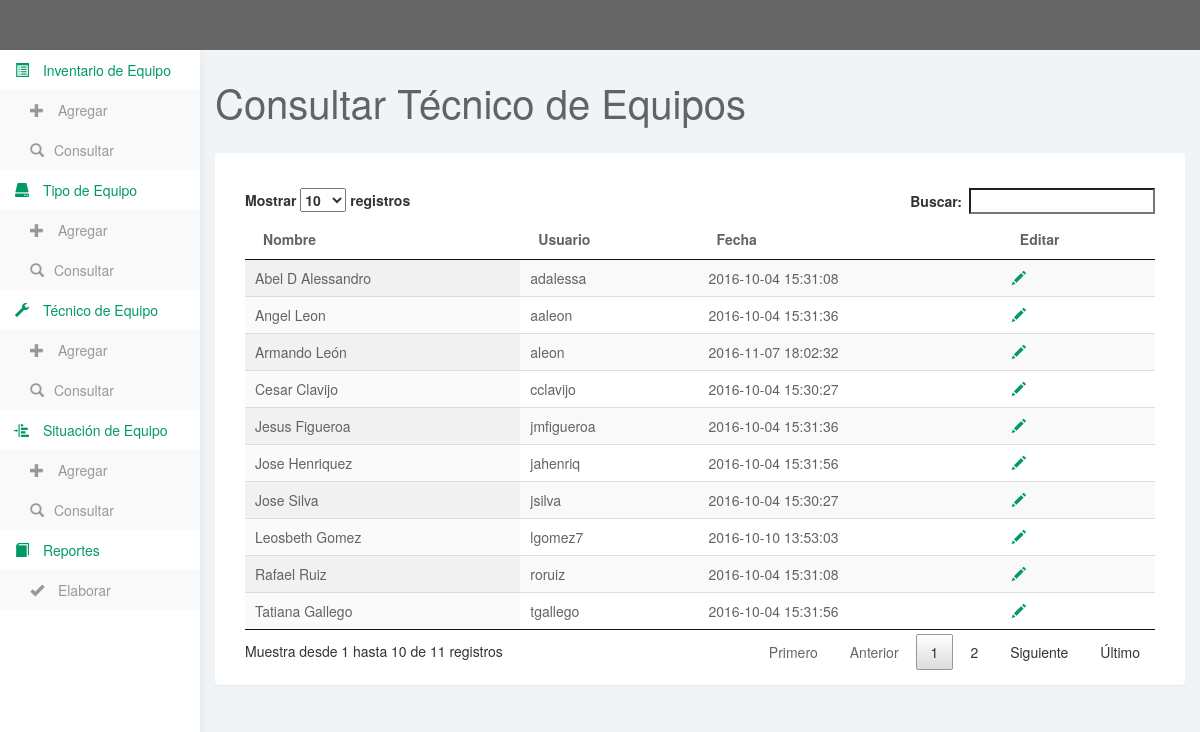
The app's page /consultar_tecnico.php with its own data.
### tables this page shows
CREATE TABLE `tecnico` (
  `ID_TECNICO` int(11) NOT NULL,
  `NOMBRE` varchar(250) NOT NULL,
  `USUARIO` varchar(250) NOT NULL,
  `TRANSCRIPTOR` varchar(250) NOT NULL,
  `FECHA_TRANS` timestamp NOT NULL DEFAULT CURRENT_TIMESTAMP ON UPDATE CURRENT_TIMESTAMP
);

### lib/bd.php (called while the page is built, shortened)
<?php
class bd{
	private $conexion;
	private $dbname;
	function setDBname($aux){
		$this->dbname=$aux;
	}
	function setConexion($aux){
		$this->conexion=$aux;
	}
	function getConexion(){
		return $this->conexion;
	}
	function getDBname(){
		return $this->dbname;
	}
	function consulta_bd($query,$return="row"){
		try{
			$mysql_result=mysql_query($query,$this->getConexion());
			switch($return){
				case "objeto":
					while($obj=mysql_fetch_object($mysql_result)){
						$object[]=$obj;
					}
					return $object;
				break;
			}
		}catch(Exception $ex){
				error::put("EEError MYSQL: ".mysql_errno($this->getConexion())." Error:".mysql_error($this->getConexion()),"bd");
		}
	}
	function consultaObjeto($campos="", $tabla="", $condicion="1",$verquery=0){
		$query="SELECT ";
		if(($campos=="")||(!isset($campos))){
			$query.="*";
		}else{
			for($i=0;$i<sizeof($campos);$i++){
				$query.="$campos[$i]";
			}
		}
		$query.=" FROM ".$tabla." WHERE ".$condicion;
		$arreglo=$this->consulta_bd($query,"objeto");
		return $arreglo;
	}
}
?>

### consultar_tecnico.php (the view, shortened to what this page needs)
<?php
$bd=new bd_conexion();
$datos_tecnico=$bd->consultaObjeto(array("*")," tecnico","1",0);
?>
<!DOCTYPE html>
<html>
<head>
<link href="css/bootstrap.css" rel="stylesheet">
<link href="css/bootstrap.min.css" rel="stylesheet">
<link href="css/datepicker3.css" rel="stylesheet">
<link href="css/styles.css" rel="stylesheet">
<link href="css/jquery.dataTables.css" rel="stylesheet">
</head>
<body>
	<nav class="navbar navbar-inverse navbar-fixed-top" role="navigation">
	</nav>
	<div id="sidebar-collapse" class="col-sm-3 col-lg-2 sidebar">
	<?php include("menues/menu_principal.php");?>
<div id='contenido_principal'>
	<div class="col-sm-9 col-sm-offset-3 col-lg-10 col-lg-offset-2 main">
		<div class="row">
			<div class="col-lg-12">
				<h1 class="page-header">Consultar T&eacute;cnico de Equipos</h1>
			</div>
		</div>
		<div class="row">
			<div class="col-lg-12">
				<div class="panel panel-default">
					<div class="panel-body">
						<div class="col-md-12">
						<div id="resultado_rt" style="color:#005B88; text-align:center; size:500">&nbsp;</div>
<div class="table-responsive">
<table id="example" class="display table-hover dt-responsive" cellspacing="0" width="100%">
        <thead>
            <tr>
                <th>Nombre</th>
				<th>Usuario</th>
				<th>Fecha</th>
                <th>Editar</th>
            </tr>
        </thead>
        <tbody>
           <?php for($i=0;$i<sizeof($datos_tecnico);$i++){?>
		    <tr>
				<td><?php echo $datos_tecnico[$i]->NOMBRE;?></td>
				<td><?php echo $datos_tecnico[$i]->USUARIO;?></td>
				<td><?php echo $datos_tecnico[$i]->FECHA_TRANS;?></td>
				<td><a  onClick="editar('<?php echo $datos_tecnico[$i]->ID_TECNICO;?>')"><span class="glyphicon glyphicon-pencil" title="Editar"></span></a></td>
            </tr>
			<?php }?>
        </tbody>
    </table>
	</div>
</div>
</div>
</div>
</div>
			</div>
			</div>
		</div>
</body>
</html>

### css/styles.css (style rules this page uses)
body { background: #f1f4f7; padding-top: 50px; color: #5f6468; }
a, a:hover, a:focus { color: #009966; }
h1, h2, h3, h4, h5, h6 { color: #5f6468; }
h1 { font-weight: 300; font-size: 40px; }
.panel { border: 0; }
.navbar { border: 0; }
.sidebar { display: block; background-color: #fff; padding: 0; display: none; }
@media (min-width: 768px) { .sidebar { display: block; position: fixed; top: 50px; bottom: 0; left: 0; z-index: 1000; display: block; margin: 0; padding: 0; overflow-x: hidden; overflow-y: auto; background-color: #fff; box-shadow: 1px 0px 10px rgba(0, 0, 0, .05); } }
h1.page-header { margin-top: 30px; border-bottom: 0; }

### records on screen
tecnico: NOMBRE "Cesar Clavijo", USUARIO "cclavijo", FECHA_TRANS "2016-10-04 15:30:27"
tecnico: NOMBRE "Jose Silva", USUARIO "jsilva", FECHA_TRANS "2016-10-04 15:30:27"
tecnico: NOMBRE "Abel D Alessandro", USUARIO "adalessa", FECHA_TRANS "2016-10-04 15:31:08"
tecnico: NOMBRE "Rafael Ruiz", USUARIO "roruiz", FECHA_TRANS "2016-10-04 15:31:08"
tecnico: NOMBRE "Angel Leon", USUARIO "aaleon", FECHA_TRANS "2016-10-04 15:31:36"
tecnico: NOMBRE "Jesus Figueroa", USUARIO "jmfigueroa", FECHA_TRANS "2016-10-04 15:31:36"
tecnico: NOMBRE "Tatiana Gallego", USUARIO "tgallego", FECHA_TRANS "2016-10-04 15:31:56"
tecnico: NOMBRE "Jose Henriquez", USUARIO "jahenriq", FECHA_TRANS "2016-10-04 15:31:56"
tecnico: NOMBRE "Leosbeth Gomez", USUARIO "lgomez7", FECHA_TRANS "2016-10-10 13:53:03"
tecnico: NOMBRE "Armando León", USUARIO "aleon", FECHA_TRANS "2016-11-07 18:02:32"
